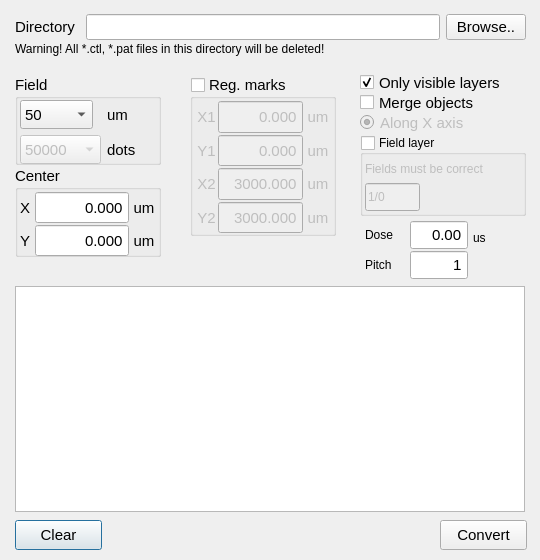
<?xml version="1.0" encoding="UTF-8"?>
<ui version="4.0">
 <class>Dialog</class>
 <widget class="QDialog" name="Dialog">
  <property name="geometry">
   <rect>
    <x>0</x>
    <y>0</y>
    <width>540</width>
    <height>560</height>
   </rect>
  </property>
  <property name="sizePolicy">
   <sizepolicy hsizetype="Fixed" vsizetype="Fixed">
    <horstretch>0</horstretch>
    <verstretch>0</verstretch>
   </sizepolicy>
  </property>
  <property name="minimumSize">
   <size>
    <width>540</width>
    <height>560</height>
   </size>
  </property>
  <property name="maximumSize">
   <size>
    <width>540</width>
    <height>560</height>
   </size>
  </property>
  <property name="windowTitle">
   <string>Create .ctl and .pat files</string>
  </property>
  <property name="locale">
   <locale language="English" country="UnitedStates"/>
  </property>
  <widget class="QTextEdit" name="textEdit">
   <property name="enabled">
    <bool>true</bool>
   </property>
   <property name="geometry">
    <rect>
     <x>15</x>
     <y>286</y>
     <width>510</width>
     <height>226</height>
    </rect>
   </property>
   <property name="font">
    <font>
     <pointsize>11</pointsize>
    </font>
   </property>
   <property name="readOnly">
    <bool>true</bool>
   </property>
  </widget>
  <widget class="QPushButton" name="clear_button">
   <property name="geometry">
    <rect>
     <x>15</x>
     <y>520</y>
     <width>87</width>
     <height>30</height>
    </rect>
   </property>
   <property name="font">
    <font>
     <pointsize>11</pointsize>
    </font>
   </property>
   <property name="text">
    <string>Clear</string>
   </property>
  </widget>
  <widget class="QPushButton" name="convert_button">
   <property name="geometry">
    <rect>
     <x>440</x>
     <y>520</y>
     <width>87</width>
     <height>30</height>
    </rect>
   </property>
   <property name="font">
    <font>
     <pointsize>11</pointsize>
    </font>
   </property>
   <property name="text">
    <string>Convert</string>
   </property>
  </widget>
  <widget class="QWidget" name="layoutWidget">
   <property name="geometry">
    <rect>
     <x>15</x>
     <y>10</y>
     <width>511</width>
     <height>34</height>
    </rect>
   </property>
   <layout class="QHBoxLayout" name="horizontalLayout_7">
    <item>
     <widget class="QLabel" name="label">
      <property name="minimumSize">
       <size>
        <width>65</width>
        <height>0</height>
       </size>
      </property>
      <property name="maximumSize">
       <size>
        <width>65</width>
        <height>16777215</height>
       </size>
      </property>
      <property name="font">
       <font>
        <pointsize>11</pointsize>
       </font>
      </property>
      <property name="text">
       <string>Directory</string>
      </property>
      <property name="alignment">
       <set>Qt::AlignLeading|Qt::AlignLeft|Qt::AlignVCenter</set>
      </property>
     </widget>
    </item>
    <item>
     <widget class="QLineEdit" name="filename_str">
      <property name="enabled">
       <bool>true</bool>
      </property>
      <property name="font">
       <font>
        <pointsize>11</pointsize>
       </font>
      </property>
      <property name="readOnly">
       <bool>true</bool>
      </property>
     </widget>
    </item>
    <item>
     <widget class="QPushButton" name="browse_button">
      <property name="maximumSize">
       <size>
        <width>87</width>
        <height>16777215</height>
       </size>
      </property>
      <property name="font">
       <font>
        <pointsize>11</pointsize>
       </font>
      </property>
      <property name="text">
       <string>Browse..</string>
      </property>
     </widget>
    </item>
   </layout>
  </widget>
  <widget class="QWidget" name="layoutWidget">
   <property name="geometry">
    <rect>
     <x>365</x>
     <y>220</y>
     <width>147</width>
     <height>60</height>
    </rect>
   </property>
   <layout class="QHBoxLayout" name="horizontalLayout_5" stretch="0,0,0">
    <property name="spacing">
     <number>0</number>
    </property>
    <item>
     <layout class="QVBoxLayout" name="verticalLayout_12" stretch="0,0">
      <property name="spacing">
       <number>0</number>
      </property>
      <property name="leftMargin">
       <number>0</number>
      </property>
      <item>
       <widget class="QLabel" name="label_16">
        <property name="text">
         <string>Dose</string>
        </property>
       </widget>
      </item>
      <item>
       <widget class="QLabel" name="label_18">
        <property name="text">
         <string>Pitch</string>
        </property>
       </widget>
      </item>
     </layout>
    </item>
    <item>
     <layout class="QVBoxLayout" name="verticalLayout_13">
      <property name="spacing">
       <number>0</number>
      </property>
      <item>
       <widget class="QDoubleSpinBox" name="dose">
        <property name="sizePolicy">
         <sizepolicy hsizetype="Minimum" vsizetype="Preferred">
          <horstretch>0</horstretch>
          <verstretch>0</verstretch>
         </sizepolicy>
        </property>
        <property name="minimumSize">
         <size>
          <width>0</width>
          <height>28</height>
         </size>
        </property>
        <property name="maximumSize">
         <size>
          <width>66</width>
          <height>16777215</height>
         </size>
        </property>
        <property name="font">
         <font>
          <pointsize>11</pointsize>
         </font>
        </property>
        <property name="locale">
         <locale language="English" country="UnitedStates"/>
        </property>
        <property name="wrapping">
         <bool>false</bool>
        </property>
        <property name="frame">
         <bool>true</bool>
        </property>
        <property name="alignment">
         <set>Qt::AlignRight|Qt::AlignTrailing|Qt::AlignVCenter</set>
        </property>
        <property name="buttonSymbols">
         <enum>QAbstractSpinBox::NoButtons</enum>
        </property>
        <property name="accelerated">
         <bool>false</bool>
        </property>
        <property name="prefix">
         <string/>
        </property>
        <property name="decimals">
         <number>2</number>
        </property>
        <property name="minimum">
         <double>0.000000000000000</double>
        </property>
        <property name="maximum">
         <double>300.000000000000000</double>
        </property>
        <property name="singleStep">
         <double>0.100000000000000</double>
        </property>
        <property name="value">
         <double>0.000000000000000</double>
        </property>
       </widget>
      </item>
      <item>
       <widget class="QSpinBox" name="pitch">
        <property name="sizePolicy">
         <sizepolicy hsizetype="Minimum" vsizetype="Preferred">
          <horstretch>0</horstretch>
          <verstretch>0</verstretch>
         </sizepolicy>
        </property>
        <property name="minimumSize">
         <size>
          <width>0</width>
          <height>28</height>
         </size>
        </property>
        <property name="maximumSize">
         <size>
          <width>85</width>
          <height>16777215</height>
         </size>
        </property>
        <property name="font">
         <font>
          <pointsize>11</pointsize>
         </font>
        </property>
        <property name="acceptDrops">
         <bool>true</bool>
        </property>
        <property name="locale">
         <locale language="English" country="UnitedStates"/>
        </property>
        <property name="wrapping">
         <bool>false</bool>
        </property>
        <property name="frame">
         <bool>true</bool>
        </property>
        <property name="alignment">
         <set>Qt::AlignRight|Qt::AlignTrailing|Qt::AlignVCenter</set>
        </property>
        <property name="buttonSymbols">
         <enum>QAbstractSpinBox::NoButtons</enum>
        </property>
        <property name="accelerated">
         <bool>true</bool>
        </property>
        <property name="value">
         <number>1</number>
        </property>
       </widget>
      </item>
     </layout>
    </item>
    <item>
     <layout class="QVBoxLayout" name="verticalLayout_14">
      <property name="spacing">
       <number>0</number>
      </property>
      <property name="leftMargin">
       <number>5</number>
      </property>
      <item>
       <widget class="QLabel" name="label_17">
        <property name="text">
         <string>us</string>
        </property>
       </widget>
      </item>
      <item>
       <spacer name="verticalSpacer_2">
        <property name="orientation">
         <enum>Qt::Vertical</enum>
        </property>
        <property name="sizeType">
         <enum>QSizePolicy::Preferred</enum>
        </property>
        <property name="sizeHint" stdset="0">
         <size>
          <width>20</width>
          <height>25</height>
         </size>
        </property>
       </spacer>
      </item>
     </layout>
    </item>
   </layout>
  </widget>
  <widget class="QGroupBox" name="field_layer_box">
   <property name="geometry">
    <rect>
     <x>360</x>
     <y>135</y>
     <width>166</width>
     <height>81</height>
    </rect>
   </property>
   <property name="title">
    <string>Field layer</string>
   </property>
   <property name="checkable">
    <bool>true</bool>
   </property>
   <property name="checked">
    <bool>false</bool>
   </property>
   <widget class="QWidget" name="layoutWidget">
    <property name="geometry">
     <rect>
      <x>5</x>
      <y>20</y>
      <width>153</width>
      <height>56</height>
     </rect>
    </property>
    <layout class="QVBoxLayout" name="verticalLayout_15">
     <property name="spacing">
      <number>0</number>
     </property>
     <item>
      <widget class="QLabel" name="label_20">
       <property name="text">
        <string>Fields must be correct</string>
       </property>
      </widget>
     </item>
     <item>
      <layout class="QHBoxLayout" name="horizontalLayout_6">
       <item>
        <widget class="QLineEdit" name="field_layer">
         <property name="sizePolicy">
          <sizepolicy hsizetype="Expanding" vsizetype="Preferred">
           <horstretch>0</horstretch>
           <verstretch>0</verstretch>
          </sizepolicy>
         </property>
         <property name="text">
          <string>1/0</string>
         </property>
        </widget>
       </item>
       <item>
        <spacer name="horizontalSpacer">
         <property name="orientation">
          <enum>Qt::Horizontal</enum>
         </property>
         <property name="sizeHint" stdset="0">
          <size>
           <width>150</width>
           <height>20</height>
          </size>
         </property>
        </spacer>
       </item>
      </layout>
     </item>
    </layout>
   </widget>
  </widget>
  <widget class="QCheckBox" name="visible_flag">
   <property name="geometry">
    <rect>
     <x>360</x>
     <y>70</y>
     <width>144</width>
     <height>25</height>
    </rect>
   </property>
   <property name="font">
    <font>
     <pointsize>11</pointsize>
    </font>
   </property>
   <property name="text">
    <string>Only visible layers</string>
   </property>
   <property name="checked">
    <bool>true</bool>
   </property>
  </widget>
  <widget class="QRadioButton" name="along_x_button">
   <property name="enabled">
    <bool>false</bool>
   </property>
   <property name="geometry">
    <rect>
     <x>360</x>
     <y>110</y>
     <width>107</width>
     <height>25</height>
    </rect>
   </property>
   <property name="font">
    <font>
     <pointsize>11</pointsize>
    </font>
   </property>
   <property name="text">
    <string>Along X axis</string>
   </property>
   <property name="checkable">
    <bool>true</bool>
   </property>
   <property name="checked">
    <bool>true</bool>
   </property>
   <property name="autoExclusive">
    <bool>false</bool>
   </property>
  </widget>
  <widget class="QCheckBox" name="merge_flag">
   <property name="enabled">
    <bool>true</bool>
   </property>
   <property name="geometry">
    <rect>
     <x>360</x>
     <y>90</y>
     <width>144</width>
     <height>25</height>
    </rect>
   </property>
   <property name="font">
    <font>
     <pointsize>11</pointsize>
    </font>
   </property>
   <property name="text">
    <string>Merge objects</string>
   </property>
   <property name="checked">
    <bool>false</bool>
   </property>
  </widget>
  <widget class="QWidget" name="horizontalLayoutWidget">
   <property name="geometry">
    <rect>
     <x>15</x>
     <y>36</y>
     <width>491</width>
     <height>26</height>
    </rect>
   </property>
   <layout class="QHBoxLayout" name="horizontalLayout_4">
    <property name="spacing">
     <number>0</number>
    </property>
    <property name="topMargin">
     <number>0</number>
    </property>
    <property name="bottomMargin">
     <number>0</number>
    </property>
    <item>
     <widget class="QLabel" name="label_19">
      <property name="text">
       <string>Warning! All *.ctl, *.pat files in this directory will be deleted!</string>
      </property>
     </widget>
    </item>
   </layout>
  </widget>
  <widget class="QGroupBox" name="center_groupbox">
   <property name="enabled">
    <bool>true</bool>
   </property>
   <property name="geometry">
    <rect>
     <x>15</x>
     <y>166</y>
     <width>146</width>
     <height>91</height>
    </rect>
   </property>
   <property name="sizePolicy">
    <sizepolicy hsizetype="Minimum" vsizetype="Preferred">
     <horstretch>0</horstretch>
     <verstretch>0</verstretch>
    </sizepolicy>
   </property>
   <property name="font">
    <font>
     <pointsize>11</pointsize>
    </font>
   </property>
   <property name="title">
    <string>Center</string>
   </property>
   <widget class="QWidget" name="layoutWidget">
    <property name="geometry">
     <rect>
      <x>0</x>
      <y>25</y>
      <width>144</width>
      <height>66</height>
     </rect>
    </property>
    <layout class="QHBoxLayout" name="horizontalLayout_2">
     <property name="spacing">
      <number>0</number>
     </property>
     <property name="sizeConstraint">
      <enum>QLayout::SetDefaultConstraint</enum>
     </property>
     <item>
      <layout class="QGridLayout" name="gridLayout">
       <property name="sizeConstraint">
        <enum>QLayout::SetDefaultConstraint</enum>
       </property>
       <property name="leftMargin">
        <number>0</number>
       </property>
       <property name="rightMargin">
        <number>0</number>
       </property>
       <item row="0" column="0">
        <widget class="QLabel" name="label_5">
         <property name="minimumSize">
          <size>
           <width>20</width>
           <height>0</height>
          </size>
         </property>
         <property name="maximumSize">
          <size>
           <width>20</width>
           <height>16777215</height>
          </size>
         </property>
         <property name="font">
          <font>
           <pointsize>11</pointsize>
          </font>
         </property>
         <property name="text">
          <string>X</string>
         </property>
         <property name="alignment">
          <set>Qt::AlignCenter</set>
         </property>
        </widget>
       </item>
       <item row="1" column="0">
        <widget class="QLabel" name="label_6">
         <property name="minimumSize">
          <size>
           <width>20</width>
           <height>0</height>
          </size>
         </property>
         <property name="maximumSize">
          <size>
           <width>20</width>
           <height>16777215</height>
          </size>
         </property>
         <property name="font">
          <font>
           <pointsize>11</pointsize>
          </font>
         </property>
         <property name="text">
          <string>Y</string>
         </property>
         <property name="alignment">
          <set>Qt::AlignCenter</set>
         </property>
        </widget>
       </item>
      </layout>
     </item>
     <item>
      <layout class="QGridLayout" name="gridLayout_3">
       <item row="0" column="0">
        <widget class="QDoubleSpinBox" name="field_center_x">
         <property name="sizePolicy">
          <sizepolicy hsizetype="Minimum" vsizetype="Preferred">
           <horstretch>0</horstretch>
           <verstretch>0</verstretch>
          </sizepolicy>
         </property>
         <property name="minimumSize">
          <size>
           <width>0</width>
           <height>28</height>
          </size>
         </property>
         <property name="font">
          <font>
           <pointsize>11</pointsize>
          </font>
         </property>
         <property name="locale">
          <locale language="English" country="UnitedStates"/>
         </property>
         <property name="wrapping">
          <bool>false</bool>
         </property>
         <property name="frame">
          <bool>true</bool>
         </property>
         <property name="alignment">
          <set>Qt::AlignRight|Qt::AlignTrailing|Qt::AlignVCenter</set>
         </property>
         <property name="buttonSymbols">
          <enum>QAbstractSpinBox::NoButtons</enum>
         </property>
         <property name="accelerated">
          <bool>false</bool>
         </property>
         <property name="prefix">
          <string/>
         </property>
         <property name="decimals">
          <number>3</number>
         </property>
         <property name="minimum">
          <double>-1200.000000000000000</double>
         </property>
         <property name="maximum">
          <double>1200.000000000000000</double>
         </property>
         <property name="singleStep">
          <double>100.000000000000000</double>
         </property>
         <property name="value">
          <double>0.000000000000000</double>
         </property>
        </widget>
       </item>
       <item row="1" column="0">
        <widget class="QDoubleSpinBox" name="field_center_y">
         <property name="sizePolicy">
          <sizepolicy hsizetype="Minimum" vsizetype="Preferred">
           <horstretch>0</horstretch>
           <verstretch>0</verstretch>
          </sizepolicy>
         </property>
         <property name="minimumSize">
          <size>
           <width>28</width>
           <height>0</height>
          </size>
         </property>
         <property name="font">
          <font>
           <pointsize>11</pointsize>
          </font>
         </property>
         <property name="locale">
          <locale language="English" country="UnitedStates"/>
         </property>
         <property name="wrapping">
          <bool>false</bool>
         </property>
         <property name="frame">
          <bool>true</bool>
         </property>
         <property name="alignment">
          <set>Qt::AlignRight|Qt::AlignTrailing|Qt::AlignVCenter</set>
         </property>
         <property name="buttonSymbols">
          <enum>QAbstractSpinBox::NoButtons</enum>
         </property>
         <property name="accelerated">
          <bool>false</bool>
         </property>
         <property name="prefix">
          <string/>
         </property>
         <property name="decimals">
          <number>3</number>
         </property>
         <property name="minimum">
          <double>-1200.000000000000000</double>
         </property>
         <property name="maximum">
          <double>1200.000000000000000</double>
         </property>
         <property name="singleStep">
          <double>100.000000000000000</double>
         </property>
         <property name="value">
          <double>0.000000000000000</double>
         </property>
        </widget>
       </item>
      </layout>
     </item>
     <item>
      <layout class="QGridLayout" name="gridLayout_4">
       <property name="sizeConstraint">
        <enum>QLayout::SetDefaultConstraint</enum>
       </property>
       <property name="horizontalSpacing">
        <number>6</number>
       </property>
       <item row="0" column="0">
        <widget class="QLabel" name="label_8">
         <property name="minimumSize">
          <size>
           <width>30</width>
           <height>0</height>
          </size>
         </property>
         <property name="maximumSize">
          <size>
           <width>30</width>
           <height>16777215</height>
          </size>
         </property>
         <property name="font">
          <font>
           <pointsize>11</pointsize>
          </font>
         </property>
         <property name="text">
          <string>um</string>
         </property>
         <property name="alignment">
          <set>Qt::AlignCenter</set>
         </property>
        </widget>
       </item>
       <item row="1" column="0">
        <widget class="QLabel" name="label_9">
         <property name="minimumSize">
          <size>
           <width>30</width>
           <height>28</height>
          </size>
         </property>
         <property name="maximumSize">
          <size>
           <width>30</width>
           <height>16777215</height>
          </size>
         </property>
         <property name="font">
          <font>
           <pointsize>11</pointsize>
          </font>
         </property>
         <property name="text">
          <string>um</string>
         </property>
         <property name="alignment">
          <set>Qt::AlignCenter</set>
         </property>
        </widget>
       </item>
      </layout>
     </item>
    </layout>
   </widget>
  </widget>
  <widget class="QGroupBox" name="field_groupbox">
   <property name="geometry">
    <rect>
     <x>15</x>
     <y>75</y>
     <width>146</width>
     <height>90</height>
    </rect>
   </property>
   <property name="sizePolicy">
    <sizepolicy hsizetype="Preferred" vsizetype="Preferred">
     <horstretch>0</horstretch>
     <verstretch>0</verstretch>
    </sizepolicy>
   </property>
   <property name="minimumSize">
    <size>
     <width>0</width>
     <height>80</height>
    </size>
   </property>
   <property name="font">
    <font>
     <pointsize>11</pointsize>
    </font>
   </property>
   <property name="title">
    <string>Field</string>
   </property>
   <widget class="QWidget" name="layoutWidget">
    <property name="geometry">
     <rect>
      <x>5</x>
      <y>25</y>
      <width>125</width>
      <height>64</height>
     </rect>
    </property>
    <layout class="QHBoxLayout" name="horizontalLayout">
     <item>
      <layout class="QGridLayout" name="gridLayout_6">
       <item row="0" column="0">
        <widget class="QComboBox" name="field_size">
         <property name="sizePolicy">
          <sizepolicy hsizetype="Fixed" vsizetype="Preferred">
           <horstretch>0</horstretch>
           <verstretch>0</verstretch>
          </sizepolicy>
         </property>
         <property name="minimumSize">
          <size>
           <width>73</width>
           <height>0</height>
          </size>
         </property>
         <property name="baseSize">
          <size>
           <width>0</width>
           <height>0</height>
          </size>
         </property>
         <property name="font">
          <font>
           <pointsize>11</pointsize>
          </font>
         </property>
         <property name="currentText">
          <string>50</string>
         </property>
         <property name="currentIndex">
          <number>0</number>
         </property>
         <item>
          <property name="text">
           <string>50</string>
          </property>
         </item>
         <item>
          <property name="text">
           <string>100</string>
          </property>
         </item>
         <item>
          <property name="text">
           <string>200</string>
          </property>
         </item>
         <item>
          <property name="text">
           <string>250</string>
          </property>
         </item>
         <item>
          <property name="text">
           <string>500</string>
          </property>
         </item>
         <item>
          <property name="text">
           <string>1000</string>
          </property>
         </item>
        </widget>
       </item>
       <item row="1" column="0">
        <widget class="QComboBox" name="field_dots">
         <property name="enabled">
          <bool>false</bool>
         </property>
         <property name="sizePolicy">
          <sizepolicy hsizetype="Fixed" vsizetype="Preferred">
           <horstretch>0</horstretch>
           <verstretch>0</verstretch>
          </sizepolicy>
         </property>
         <property name="minimumSize">
          <size>
           <width>81</width>
           <height>0</height>
          </size>
         </property>
         <property name="font">
          <font>
           <pointsize>11</pointsize>
          </font>
         </property>
         <property name="editable">
          <bool>false</bool>
         </property>
         <property name="currentIndex">
          <number>0</number>
         </property>
         <item>
          <property name="text">
           <string>50000</string>
          </property>
         </item>
        </widget>
       </item>
      </layout>
     </item>
     <item>
      <layout class="QGridLayout" name="gridLayout_5">
       <item row="0" column="0">
        <widget class="QLabel" name="label_um">
         <property name="sizePolicy">
          <sizepolicy hsizetype="Preferred" vsizetype="Preferred">
           <horstretch>0</horstretch>
           <verstretch>0</verstretch>
          </sizepolicy>
         </property>
         <property name="font">
          <font>
           <pointsize>11</pointsize>
          </font>
         </property>
         <property name="text">
          <string>um</string>
         </property>
        </widget>
       </item>
       <item row="1" column="0">
        <widget class="QLabel" name="label_dots">
         <property name="font">
          <font>
           <pointsize>11</pointsize>
          </font>
         </property>
         <property name="text">
          <string>dots</string>
         </property>
        </widget>
       </item>
      </layout>
     </item>
    </layout>
   </widget>
  </widget>
  <widget class="QGroupBox" name="reg_flag">
   <property name="geometry">
    <rect>
     <x>190</x>
     <y>75</y>
     <width>146</width>
     <height>161</height>
    </rect>
   </property>
   <property name="sizePolicy">
    <sizepolicy hsizetype="Preferred" vsizetype="Preferred">
     <horstretch>0</horstretch>
     <verstretch>0</verstretch>
    </sizepolicy>
   </property>
   <property name="font">
    <font>
     <pointsize>11</pointsize>
    </font>
   </property>
   <property name="acceptDrops">
    <bool>true</bool>
   </property>
   <property name="title">
    <string>Reg. marks</string>
   </property>
   <property name="checkable">
    <bool>true</bool>
   </property>
   <property name="checked">
    <bool>false</bool>
   </property>
   <widget class="QWidget" name="layoutWidget">
    <property name="geometry">
     <rect>
      <x>5</x>
      <y>25</y>
      <width>146</width>
      <height>134</height>
     </rect>
    </property>
    <layout class="QHBoxLayout" name="horizontalLayout_3">
     <property name="spacing">
      <number>0</number>
     </property>
     <property name="sizeConstraint">
      <enum>QLayout::SetMaximumSize</enum>
     </property>
     <item>
      <layout class="QGridLayout" name="gridLayout_2">
       <item row="0" column="0">
        <widget class="QLabel" name="label_2">
         <property name="minimumSize">
          <size>
           <width>23</width>
           <height>0</height>
          </size>
         </property>
         <property name="maximumSize">
          <size>
           <width>23</width>
           <height>16777215</height>
          </size>
         </property>
         <property name="font">
          <font>
           <pointsize>11</pointsize>
          </font>
         </property>
         <property name="text">
          <string>X1</string>
         </property>
         <property name="alignment">
          <set>Qt::AlignCenter</set>
         </property>
        </widget>
       </item>
       <item row="1" column="0">
        <widget class="QLabel" name="label_14">
         <property name="minimumSize">
          <size>
           <width>23</width>
           <height>0</height>
          </size>
         </property>
         <property name="maximumSize">
          <size>
           <width>23</width>
           <height>16777215</height>
          </size>
         </property>
         <property name="font">
          <font>
           <pointsize>11</pointsize>
          </font>
         </property>
         <property name="text">
          <string>Y1</string>
         </property>
         <property name="alignment">
          <set>Qt::AlignCenter</set>
         </property>
        </widget>
       </item>
       <item row="2" column="0">
        <widget class="QLabel" name="label_4">
         <property name="minimumSize">
          <size>
           <width>23</width>
           <height>0</height>
          </size>
         </property>
         <property name="maximumSize">
          <size>
           <width>23</width>
           <height>16777215</height>
          </size>
         </property>
         <property name="font">
          <font>
           <pointsize>11</pointsize>
          </font>
         </property>
         <property name="text">
          <string>X2</string>
         </property>
         <property name="alignment">
          <set>Qt::AlignCenter</set>
         </property>
        </widget>
       </item>
       <item row="3" column="0">
        <widget class="QLabel" name="label_15">
         <property name="minimumSize">
          <size>
           <width>23</width>
           <height>0</height>
          </size>
         </property>
         <property name="maximumSize">
          <size>
           <width>23</width>
           <height>16777215</height>
          </size>
         </property>
         <property name="font">
          <font>
           <pointsize>11</pointsize>
          </font>
         </property>
         <property name="text">
          <string>Y2</string>
         </property>
         <property name="alignment">
          <set>Qt::AlignCenter</set>
         </property>
        </widget>
       </item>
      </layout>
     </item>
     <item>
      <layout class="QGridLayout" name="gridLayout_8">
       <item row="0" column="0">
        <widget class="QDoubleSpinBox" name="mark1_x">
         <property name="sizePolicy">
          <sizepolicy hsizetype="Minimum" vsizetype="Preferred">
           <horstretch>0</horstretch>
           <verstretch>0</verstretch>
          </sizepolicy>
         </property>
         <property name="maximumSize">
          <size>
           <width>85</width>
           <height>16777215</height>
          </size>
         </property>
         <property name="font">
          <font>
           <pointsize>11</pointsize>
          </font>
         </property>
         <property name="acceptDrops">
          <bool>true</bool>
         </property>
         <property name="locale">
          <locale language="English" country="UnitedStates"/>
         </property>
         <property name="wrapping">
          <bool>false</bool>
         </property>
         <property name="frame">
          <bool>true</bool>
         </property>
         <property name="alignment">
          <set>Qt::AlignRight|Qt::AlignTrailing|Qt::AlignVCenter</set>
         </property>
         <property name="buttonSymbols">
          <enum>QAbstractSpinBox::NoButtons</enum>
         </property>
         <property name="accelerated">
          <bool>true</bool>
         </property>
         <property name="prefix">
          <string/>
         </property>
         <property name="decimals">
          <number>3</number>
         </property>
         <property name="minimum">
          <double>-1200000.000000000000000</double>
         </property>
         <property name="maximum">
          <double>1200000.000000000000000</double>
         </property>
         <property name="singleStep">
          <double>100.000000000000000</double>
         </property>
         <property name="value">
          <double>0.000000000000000</double>
         </property>
        </widget>
       </item>
       <item row="1" column="0">
        <widget class="QDoubleSpinBox" name="mark1_y">
         <property name="sizePolicy">
          <sizepolicy hsizetype="Minimum" vsizetype="Preferred">
           <horstretch>0</horstretch>
           <verstretch>0</verstretch>
          </sizepolicy>
         </property>
         <property name="maximumSize">
          <size>
           <width>85</width>
           <height>16777215</height>
          </size>
         </property>
         <property name="font">
          <font>
           <pointsize>11</pointsize>
          </font>
         </property>
         <property name="locale">
          <locale language="English" country="UnitedStates"/>
         </property>
         <property name="wrapping">
          <bool>false</bool>
         </property>
         <property name="frame">
          <bool>true</bool>
         </property>
         <property name="alignment">
          <set>Qt::AlignRight|Qt::AlignTrailing|Qt::AlignVCenter</set>
         </property>
         <property name="buttonSymbols">
          <enum>QAbstractSpinBox::NoButtons</enum>
         </property>
         <property name="accelerated">
          <bool>true</bool>
         </property>
         <property name="prefix">
          <string/>
         </property>
         <property name="decimals">
          <number>3</number>
         </property>
         <property name="minimum">
          <double>-1200000.000000000000000</double>
         </property>
         <property name="maximum">
          <double>1200000.000000000000000</double>
         </property>
         <property name="singleStep">
          <double>100.000000000000000</double>
         </property>
        </widget>
       </item>
       <item row="2" column="0">
        <widget class="QDoubleSpinBox" name="mark2_x">
         <property name="sizePolicy">
          <sizepolicy hsizetype="Minimum" vsizetype="Preferred">
           <horstretch>0</horstretch>
           <verstretch>0</verstretch>
          </sizepolicy>
         </property>
         <property name="maximumSize">
          <size>
           <width>85</width>
           <height>16777215</height>
          </size>
         </property>
         <property name="font">
          <font>
           <pointsize>11</pointsize>
          </font>
         </property>
         <property name="locale">
          <locale language="English" country="UnitedStates"/>
         </property>
         <property name="wrapping">
          <bool>false</bool>
         </property>
         <property name="frame">
          <bool>true</bool>
         </property>
         <property name="alignment">
          <set>Qt::AlignRight|Qt::AlignTrailing|Qt::AlignVCenter</set>
         </property>
         <property name="buttonSymbols">
          <enum>QAbstractSpinBox::NoButtons</enum>
         </property>
         <property name="accelerated">
          <bool>true</bool>
         </property>
         <property name="prefix">
          <string/>
         </property>
         <property name="decimals">
          <number>3</number>
         </property>
         <property name="minimum">
          <double>-1200000.000000000000000</double>
         </property>
         <property name="maximum">
          <double>1200000.000000000000000</double>
         </property>
         <property name="singleStep">
          <double>100.000000000000000</double>
         </property>
         <property name="value">
          <double>3000.000000000000000</double>
         </property>
        </widget>
       </item>
       <item row="3" column="0">
        <widget class="QDoubleSpinBox" name="mark2_y">
         <property name="sizePolicy">
          <sizepolicy hsizetype="Minimum" vsizetype="Preferred">
           <horstretch>0</horstretch>
           <verstretch>0</verstretch>
          </sizepolicy>
         </property>
         <property name="maximumSize">
          <size>
           <width>85</width>
           <height>16777215</height>
          </size>
         </property>
         <property name="font">
          <font>
           <pointsize>11</pointsize>
          </font>
         </property>
         <property name="locale">
          <locale language="English" country="UnitedStates"/>
         </property>
         <property name="wrapping">
          <bool>false</bool>
         </property>
         <property name="frame">
          <bool>true</bool>
         </property>
         <property name="alignment">
          <set>Qt::AlignRight|Qt::AlignTrailing|Qt::AlignVCenter</set>
         </property>
         <property name="buttonSymbols">
          <enum>QAbstractSpinBox::NoButtons</enum>
         </property>
         <property name="accelerated">
          <bool>true</bool>
         </property>
         <property name="prefix">
          <string/>
         </property>
         <property name="decimals">
          <number>3</number>
         </property>
         <property name="minimum">
          <double>-1200000.000000000000000</double>
         </property>
         <property name="maximum">
          <double>1200000.000000000000000</double>
         </property>
         <property name="singleStep">
          <double>100.000000000000000</double>
         </property>
         <property name="value">
          <double>3000.000000000000000</double>
         </property>
        </widget>
       </item>
      </layout>
     </item>
     <item>
      <layout class="QGridLayout" name="gridLayout_7">
       <item row="0" column="0">
        <widget class="QLabel" name="label_10">
         <property name="minimumSize">
          <size>
           <width>30</width>
           <height>0</height>
          </size>
         </property>
         <property name="maximumSize">
          <size>
           <width>30</width>
           <height>16777215</height>
          </size>
         </property>
         <property name="font">
          <font>
           <pointsize>11</pointsize>
          </font>
         </property>
         <property name="text">
          <string>um</string>
         </property>
         <property name="alignment">
          <set>Qt::AlignCenter</set>
         </property>
        </widget>
       </item>
       <item row="1" column="0">
        <widget class="QLabel" name="label_11">
         <property name="minimumSize">
          <size>
           <width>30</width>
           <height>0</height>
          </size>
         </property>
         <property name="maximumSize">
          <size>
           <width>30</width>
           <height>16777215</height>
          </size>
         </property>
         <property name="font">
          <font>
           <pointsize>11</pointsize>
          </font>
         </property>
         <property name="text">
          <string>um</string>
         </property>
         <property name="alignment">
          <set>Qt::AlignCenter</set>
         </property>
        </widget>
       </item>
       <item row="2" column="0">
        <widget class="QLabel" name="label_12">
         <property name="minimumSize">
          <size>
           <width>30</width>
           <height>0</height>
          </size>
         </property>
         <property name="maximumSize">
          <size>
           <width>30</width>
           <height>16777215</height>
          </size>
         </property>
         <property name="font">
          <font>
           <pointsize>11</pointsize>
          </font>
         </property>
         <property name="text">
          <string>um</string>
         </property>
         <property name="alignment">
          <set>Qt::AlignCenter</set>
         </property>
        </widget>
       </item>
       <item row="3" column="0">
        <widget class="QLabel" name="label_13">
         <property name="minimumSize">
          <size>
           <width>30</width>
           <height>0</height>
          </size>
         </property>
         <property name="maximumSize">
          <size>
           <width>30</width>
           <height>16777215</height>
          </size>
         </property>
         <property name="font">
          <font>
           <pointsize>11</pointsize>
          </font>
         </property>
         <property name="text">
          <string>um</string>
         </property>
         <property name="alignment">
          <set>Qt::AlignCenter</set>
         </property>
        </widget>
       </item>
      </layout>
     </item>
    </layout>
   </widget>
  </widget>
  <zorder>along_x_button</zorder>
  <zorder>layoutWidget</zorder>
  <zorder>layoutWidget</zorder>
  <zorder>textEdit</zorder>
  <zorder>clear_button</zorder>
  <zorder>convert_button</zorder>
  <zorder>field_layer_box</zorder>
  <zorder>visible_flag</zorder>
  <zorder>merge_flag</zorder>
  <zorder>horizontalLayoutWidget</zorder>
  <zorder>center_groupbox</zorder>
  <zorder>field_groupbox</zorder>
  <zorder>reg_flag</zorder>
 </widget>
 <resources/>
 <connections/>
 <designerdata>
  <property name="gridDeltaX">
   <number>5</number>
  </property>
  <property name="gridDeltaY">
   <number>5</number>
  </property>
  <property name="gridSnapX">
   <bool>true</bool>
  </property>
  <property name="gridSnapY">
   <bool>true</bool>
  </property>
  <property name="gridVisible">
   <bool>true</bool>
  </property>
 </designerdata>
</ui>
